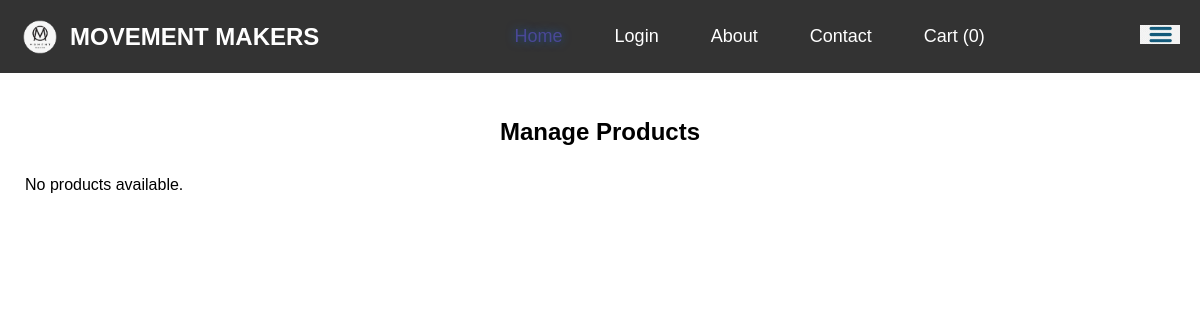
Page /manage_products (signed in) on the earlier database version.
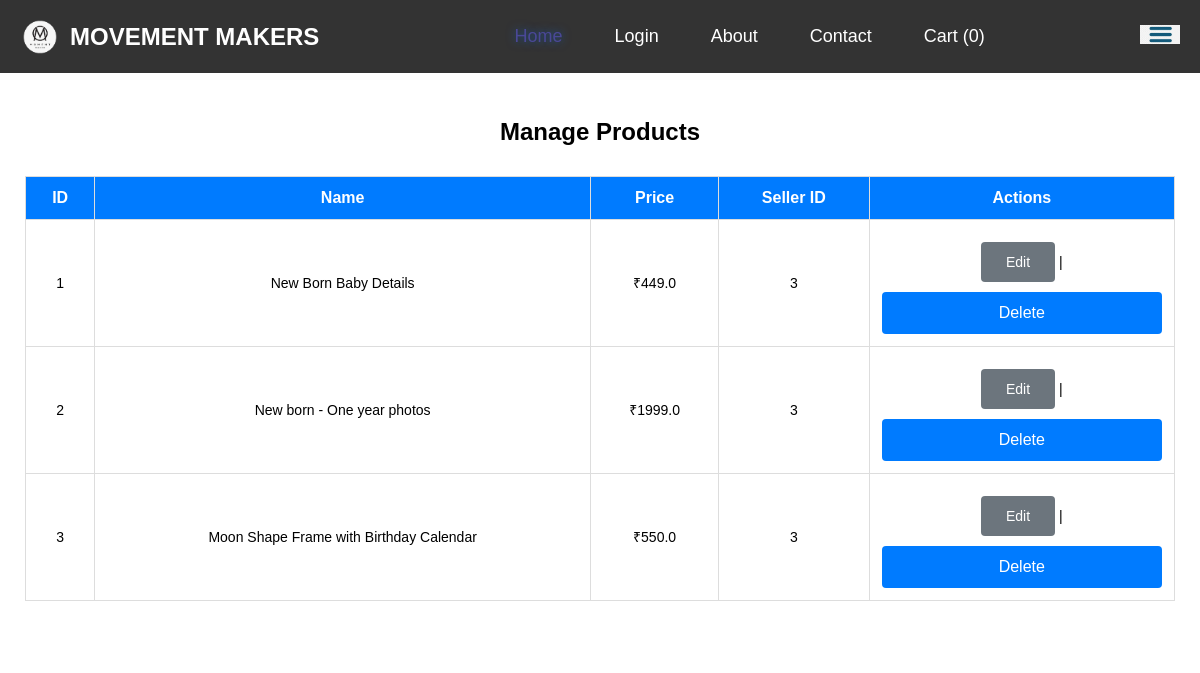
Same page on the later database version.
### app.py (models this page shows)
class Product(db.Model):
    id = db.Column(db.Integer, primary_key=True)
    name = db.Column(db.String(100), nullable=False)
    price = db.Column(db.Float, nullable=False)
    description = db.Column(db.Text, nullable=False)
    image_path = db.Column(db.String(255), nullable=True)
    seller_id = db.Column(db.Integer, db.ForeignKey('user.id', ondelete="CASCADE"), nullable=False)
    seller = db.relationship('User', backref=db.backref('products', lazy=True, cascade="all, delete"))

### app.py (the view)
@app.route('/manage_products')
@role_required(['admin', 'seller'])  # Allows access for both admin and seller roles
def manage_products():
    products = Product.query.all()  # Get all products
    user_role = get_current_user_role()  # Get the role of the current user
    return render_template('manage_products.html', products=products, user_role=user_role)

### app.py (called while the page is built)
def get_current_user_role():
    return session.get('role')  # Returns 'admin', 'seller', or None

def role_required(allowed_roles):
    def wrapper(f):
        @wraps(f)
        def decorated_function(*args, **kwargs):
            if 'logged_in' not in session or session.get('role') not in allowed_roles:
                return redirect(url_for('login'))
            return f(*args, **kwargs)
        return decorated_function
    return wrapper

### templates/manage_products.html (shortened to what this page needs)
<!DOCTYPE html>
<html lang="en">
<head>
    <link rel="stylesheet" href="{{ url_for('static', filename='style.css') }}">
</head>
<body>
    {% include 'navbar.html' %}
    <div class="container">
        <h2>Manage Products</h2>
        {% if products %}
            <table border="1">
                <tr>
                    <th>ID</th>
                    <th>Name</th>
                    <th>Price</th>
                    <th>Seller ID</th>
                    <th>Actions</th>
                </tr>
                {% for product in products %}
                <tr>
                    <td>{{ product.id }}</td>
                    <td>{{ product.name }}</td>
                    <td>₹{{ product.price }}</td>
                    <td>{{ product.seller_id }}</td>
                    <td>
                        {% if user_role == 'admin' %}
                            <a href="{{ url_for('edit_product', product_id=product.id) }}" class="btn">Edit</a> |
                            <form action="{{ url_for('admin_delete_product', product_id=product.id) }}" method="post" style="display:inline;">
                                <button type="submit" class="btn">Delete</button>
                            </form>
                        {% elif user_role == 'seller' %}
                            <a href="{{ url_for('seller_edit_product', product_id=product.id) }}" class="btn">Edit</a> |
                            <form action="{{ url_for('seller_delete_product', product_id=product.id) }}" method="post" style="display:inline;">
                                <button type="submit" class="btn">Delete</button>
                            </form>
                        {% endif %}
                    </td>
                </tr>
                {% endfor %}
            </table>
        {% else %}
            <p>No products available.</p>
        {% endif %}
    </div>
</body>
</html>

### templates/navbar.html (shortened to what this page needs)
<nav class="navbar">
  <div class="navbar-container">
    <a class="navbar-brand" href="/">
      <img src="/static/uploads/newlogo.png" alt="Logo" class="navbar-logo" />
      <b>MOVEMENT MAKERS</b>
    </a>
    <ul class="navbar-links" id="nav-links">
      <li><a href="/" class="active">Home</a></li>
      <li><a href="/login">Login</a></li>
      <li><a href="#about">About</a></li>
      <li><a href="#contact">Contact</a></li>
      <li>
        <a href="/cart">
          Cart <span id="cart-count">(0)</span>
        </a>
      </li>
    </ul>
    <div class="hamburger" onclick="toggleMenu()">
      <img
        style="max-width: 40px; max-height: 20px"
        src="/static/OIP.png"
        alt="click me"
        srcset=""
      />
    </div>
  </div>
</nav>

### static/style.css (style rules this page uses)
body { padding: 0; margin: 0; }
.navbar { background-color: #333; padding: 10px 20px; display: flex; justify-content: space-between; align-items: center; position: relative; }
.navbar-container { display: flex; justify-content: space-between; width: 100%; align-items: center; }
.navbar-logo { height: 40px; width: auto; margin-right: 10px; }
.navbar-brand { display: flex; align-items: center; color: white; text-decoration: none; font-size: 24px; font-weight: bold; transition: transform 0.3s ease, color 0.3s ease; }
.navbar-links { list-style-type: none; display: flex; gap: 20px; }
.navbar-links li { margin: 0; }
.navbar-links a { color: white; text-decoration: none; padding: 8px 16px; font-size: 18px; border-radius: 5px; transition: background-color 0.3s ease; }
.navbar-links a:hover, .navbar-links a.active { transform: scale(1.1); color: #4a4896; text-shadow: 0 0 10px rgba(0, 123, 255, 0.5); }
body { font-family: Arial, sans-serif; }
.container { width: auto; margin: 0 auto; padding: 20px; border: 5px solid white; }
button { width: 100%; padding: 12px; font-size: 16px; color: #fff; background-color: #007bff; border: none; border-radius: 4px; cursor: pointer; transition: background-color 0.3s; }
.btn { display: inline-block; margin-top: 10px; padding: 12px 25px; text-align: center; font-size: 14px; background-color: #6c757d; color: white; text-decoration: none; border-radius: 4px; transition: background-color 0.3s; }
.container h2 { text-align: center; margin-bottom: 30px; font-size: 24px; font-weight: bold; }
button[type="submit"] { background-color: #007bff; color: white; border: none; padding: 12px 20px; border-radius: 4px; font-size: 16px; cursor: pointer; width: 100%; transition: background-color 0.3s ease; }
table { width: 100%; border-collapse: collapse; margin-bottom: 20px; }
table th, table td { text-align: center; padding: 12px; border: 1px solid #ddd; }
table th { background-color: #007bff; color: white; font-size: 16px; }
table td { font-size: 14px; }
button { background-color: #f44336; color: white; padding: 8px 16px; border: none; border-radius: 4px; cursor: pointer; transition: background-color 0.3s ease; }
form button[type="submit"] { background-color: #007bff; width: 100%; padding: 12px; font-size: 16px; border-radius: 4px; cursor: pointer; border: none; transition: background-color 0.3s ease; }

Differences in the rows shown:
added Product: id "1", name "New Born Baby Details", price "449.0", seller_id "3"
added Product: id "2", name "New born - One year photos", price "1999.0", seller_id "3"
added Product: id "3", name "Moon Shape Frame with Birthday Calendar", price "550.0", seller_id "3"
Other differences:
text no longer shown: "No products available."
text now shown: "ID Name Price Seller ID Actions"
